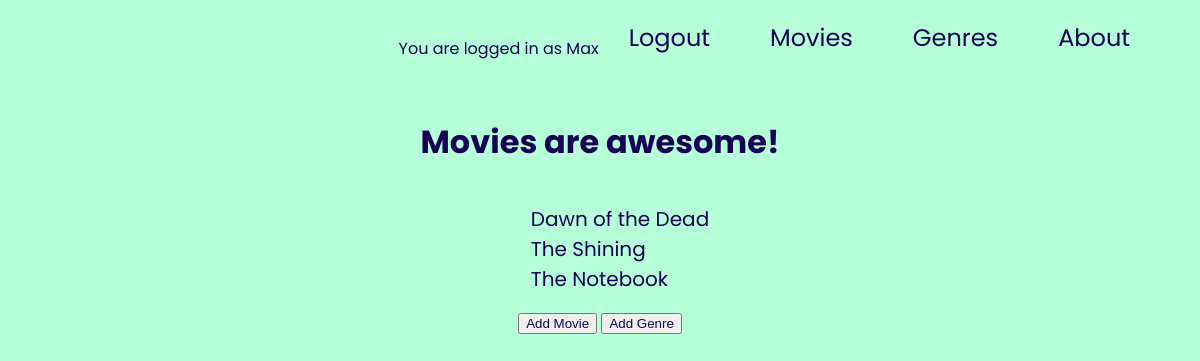
/movies/ (signed in), run on the app's committed database.
### movies/models.py (models this page shows, shortened)
class Movie(models.Model):
  title = models.CharField(max_length=100)
  year_of_release = models.PositiveIntegerField(validators=[MinValueValidator(1880), MaxValueValidator(2121)])
  genre = models.ForeignKey(Genre, on_delete=models.CASCADE)

### movies/views.py (the view)
# urls.py: path('', views.index, name='movies-index'),
def index(request):
  movies = Movie.objects.all()
  return render(request, 'movies/index.html', context={"movies": movies, 'is_manager': is_member(request.user)})

### movies/views.py (called while the page is built)
def is_member(user):
    return user.groups.filter(name='Manager').exists()

### movies/templates/movies/index.html
{% extends 'movies/base.html' %} {% load static %} {% block extra_style %}
<link rel="stylesheet" href="{% static 'movies/index.css' %}" />
{% endblock extra_style %} {% block content %}
<h1>Movies are awesome!</h1>
<ul>
	{% for movie in movies %}
	<li>
		<a href="{% url 'movies-show' id=movie.id %}"> {{movie.title}} </a>
	</li>
	{% endfor %}
</ul>
<section>
{% if is_manager %}
	<button><a href={% url 'movies-new' %}>Add Movie</a></button>
	<button><a href={% url 'movies-genre-new' %}>Add Genre</a></button>
{% endif %}
</section>
{% endblock content %}

### movies/templates/movies/base.html (shortened to what this page needs)
{% load static %}
<!DOCTYPE html>
<html lang="en">
	<head>
		<link rel="stylesheet" href="{% static 'movies/global.css' %}" />
		{% block extra_style %}{% endblock extra_style %}
	</head>
	<body>
		<nav>
			{% if user.is_authenticated %}
			<p>You are logged in as {{ user.username }}</p>
			<a href="{% url 'logout' %}">Logout</a>
			{% else %}
			<a href="{% url 'login' %}">Login</a>
			<a href="{% url 'signup' %}">Sign up</a>
			{% endif %}
			<a href="{% url 'movies-index' %}">Movies</a>
			<a href="{% url 'movies-genre' %}">Genres</a>
			<a href="{% url 'movies-about' %}">About</a>
		</nav>
		<main>{% block content %}{% endblock content %}</main>
	</body>
</html>

### movies/static/movies/global.css (style rules this page uses)
* { box-sizing: border-box; }
body { margin: 0; font-family: 'Poppins', sans-serif; color: #170055; background-color: #b5ffd9; min-height: 100vh; }
a { text-decoration: none; color: #170055; transition: 0.2s; }
nav { display: flex; justify-content: flex-end; padding: 20px 40px; }
nav a { margin: 0 30px; font-size: 24px; }
main { display: flex; flex-direction: column; align-items: center; }

### movies/static/movies/index.css (style rules this page uses)
ul { list-style-type: none; }
ul a { font-size: 20px; }

### data on the page
Movie: title "Dawn of the Dead"
Movie: title "The Shining"
Movie: title "The Notebook"

### other printed values
{{ user.username }} "Max"
